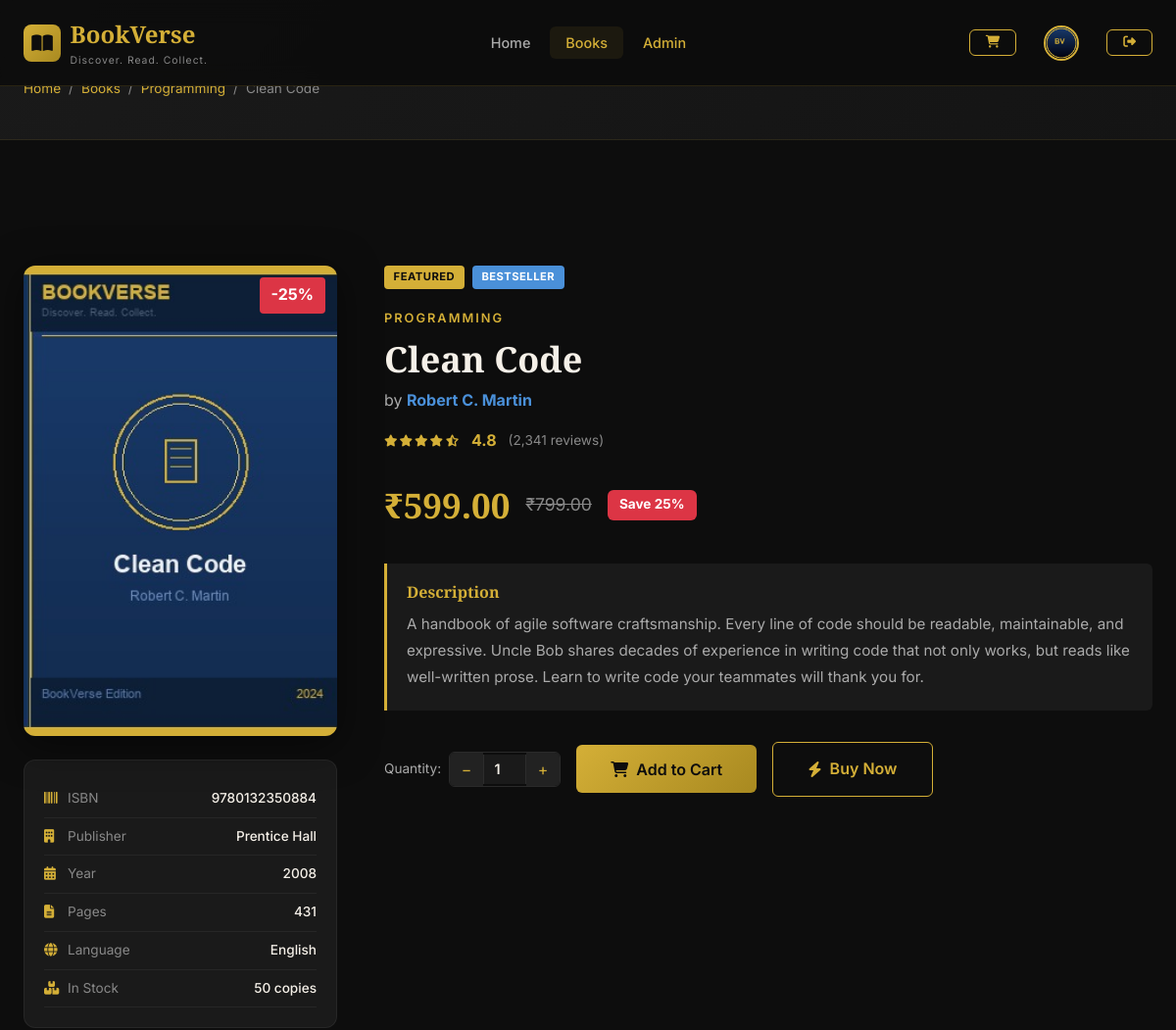
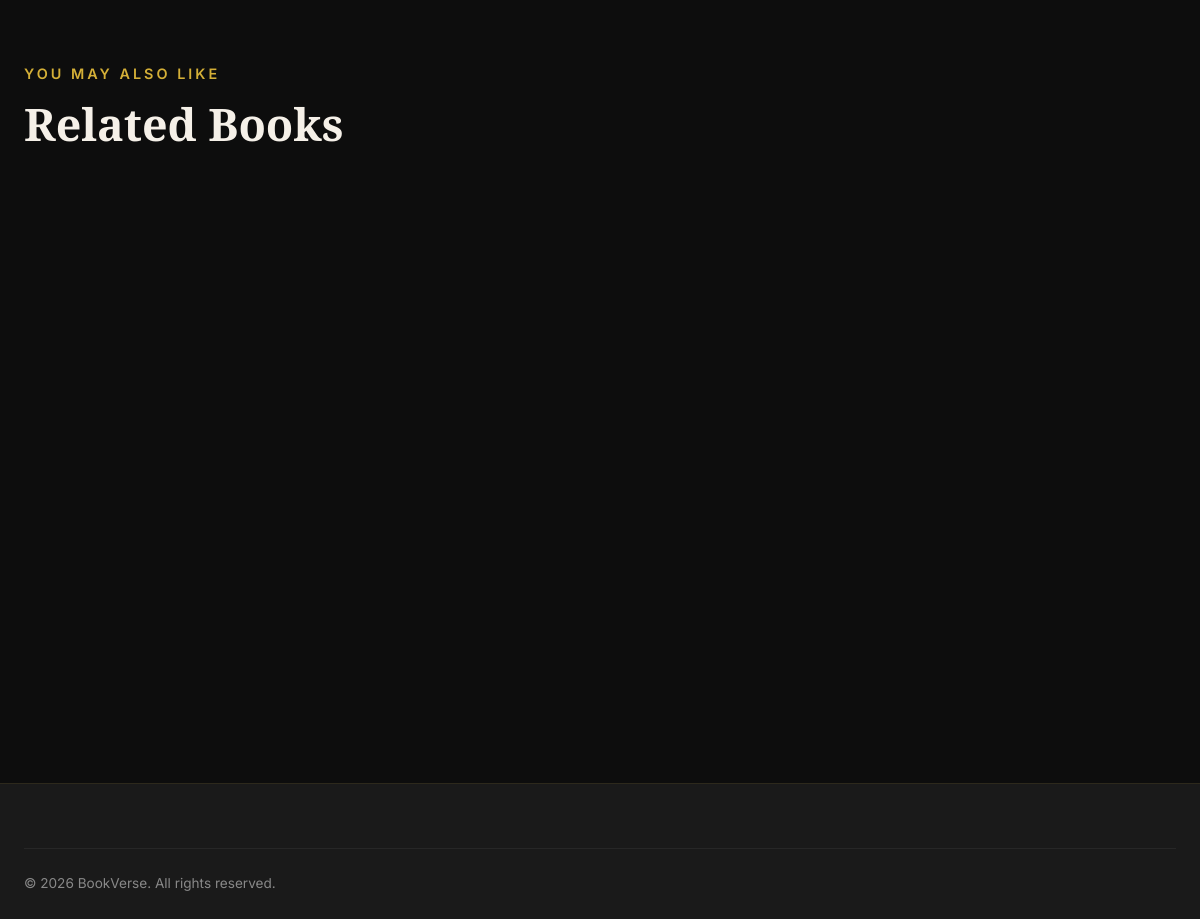
The page /book_details.php?id=1 (signed in) on the database its author committed (2 pictures, top to bottom).
### tables this page shows
CREATE TABLE IF NOT EXISTS books (
    id INT AUTO_INCREMENT PRIMARY KEY,
    title VARCHAR(255) NOT NULL,
    author VARCHAR(150) NOT NULL,
    category VARCHAR(100) NOT NULL,
    description TEXT,
    price DECIMAL(10,2) NOT NULL,
    original_price DECIMAL(10,2),
    stock INT DEFAULT 0,
    cover_image VARCHAR(255) DEFAULT 'default_book.jpg',
    rating DECIMAL(2,1) DEFAULT 0.0,
    total_reviews INT DEFAULT 0,
    isbn VARCHAR(20),
    publisher VARCHAR(150),
    publish_year YEAR,
    pages INT,
    language VARCHAR(50) DEFAULT 'English',
    is_featured TINYINT(1) DEFAULT 0,
    is_bestseller TINYINT(1) DEFAULT 0,
    is_new_arrival TINYINT(1) DEFAULT 0,
    created_at TIMESTAMP DEFAULT CURRENT_TIMESTAMP,
    updated_at TIMESTAMP DEFAULT CURRENT_TIMESTAMP ON UPDATE CURRENT_TIMESTAMP
);

### includes/auth.php (called while the page is built, shortened)
<?php
function isLoggedIn() {
    return isset($_SESSION['user_id']);
}
function isAdmin() {
    return isset($_SESSION['user_role']) && $_SESSION['user_role'] === 'admin';
}

### includes/functions.php (called while the page is built, shortened)
<?php
require_once __DIR__ . '/db.php';
function getBooks($filter = [], $limit = null, $offset = 0) {
    global $conn;
    $where = [];
    $params = [];
    $types = '';
    if (!empty($filter['category'])) {
        $where[] = "category = ?";
        $params[] = $filter['category'];
        $types .= 's';
    }
    $sql = "SELECT * FROM books";
    if (!empty($where)) {
        $sql .= " WHERE " . implode(" AND ", $where);
    }
    $sql .= " ORDER BY created_at DESC";
    if ($limit !== null) {
        $sql .= " LIMIT ? OFFSET ?";
        $params[] = $limit;
        $params[] = $offset;
        $types .= 'ii';
    }
    $stmt = $conn->prepare($sql);
    if (!empty($params)) {
        $stmt->bind_param($types, ...$params);
    }
    $stmt->execute();
    $result = $stmt->get_result();
    $books = $result->fetch_all(MYSQLI_ASSOC);
    return $books;
}
function getBookById($id) {
    global $conn;
    $stmt = $conn->prepare("SELECT * FROM books WHERE id = ?");
    $stmt->bind_param("i", $id);
    $stmt->execute();
    $result = $stmt->get_result();
    $book = $result->fetch_assoc();
    return $book;
}

### book_details.php (the view, shortened to what this page needs)
<?php
require_once 'includes/auth.php';
require_once 'includes/functions.php';
$id   = intval($_GET['id'] ?? 0);
$book = $id ? getBookById($id) : null;
$discount    = ($book['original_price'] > $book['price'])
    ? round((($book['original_price'] - $book['price']) / $book['original_price']) * 100) : 0;
$related = getBooks(['category' => $book['category']], 4);
$related = array_filter($related, fn($b) => $b['id'] != $book['id']);
?>
<!DOCTYPE html>
<html lang="en">
<head>
  <link rel="stylesheet" href="assets/css/style.css">
  <link rel="stylesheet" href="https://cdnjs.cloudflare.com/ajax/libs/font-awesome/6.4.0/css/all.min.css">
</head>
<body>
<nav class="navbar" id="navbar">
  <div class="nav-container">
    <a href="index.php" class="nav-logo">
      <div class="logo-icon"><i class="fas fa-book-open"></i></div>
      <div><span class="logo-text">BookVerse</span><span class="logo-tag">Discover. Read. Collect.</span></div>
    </a>
    <ul class="nav-menu" id="navMenu">
      <li><a href="index.php" class="nav-link">Home</a></li>
      <li><a href="books.php" class="nav-link active">Books</a></li>
      <?php if (isAdmin()): ?><li><a href="admin.php" class="nav-link text-gold">Admin</a></li><?php endif; ?>
    </ul>
    <div class="nav-actions">
      <a href="cart.php" class="btn btn-outline btn-sm cart-badge">
        <i class="fas fa-shopping-cart"></i>
      </a>
      <?php if (isLoggedIn()): ?>
        <a href="profile.php" class="nav-link"><img src="uploads/<?= htmlspecialchars($_SESSION['user_picture'] ?? 'default.png') ?>" class="nav-avatar" onerror="this.src='assets/images/default_avatar.png'"></a>
        <a href="logout.php" class="btn btn-outline btn-sm"><i class="fas fa-sign-out-alt"></i></a>
      <?php else: ?>
        <a href="login.php" class="btn btn-outline btn-sm">Login</a>
        <a href="register.php" class="btn btn-gold btn-sm">Sign Up</a>
      <?php endif; ?>
    </div>
  </div>
</nav>
<div class="page-header">
  <div class="container">
    <div class="breadcrumb">
      <a href="index.php">Home</a><span class="sep">/</span>
      <a href="books.php">Books</a><span class="sep">/</span>
      <a href="books.php?category=<?= urlencode($book['category']) ?>"><?= htmlspecialchars($book['category']) ?></a><span class="sep">/</span>
      <span><?= htmlspecialchars($book['title']) ?></span>
    </div>
  </div>
</div>
<section class="section">
  <div class="container">
    <div style="display:grid;grid-template-columns:320px 1fr;gap:3rem;align-items:start;">
      <div>
        <div style="border-radius:var(--radius-md);overflow:hidden;box-shadow:var(--shadow-lg);position:relative;">
          <img src="assets/images/books/<?= htmlspecialchars($book['cover_image']) ?>"
               alt="<?= htmlspecialchars($book['title']) ?>"
               style="width:100%;aspect-ratio:2/3;object-fit:cover;"
               onerror="this.src='assets/images/default_book.jpg'">
          <?php if ($discount > 0): ?>
            <div class="book-discount" style="font-size:1rem;padding:0.35rem 0.75rem;">-<?= $discount ?>%</div>
          <?php endif; ?>
        </div>
        <div style="background:var(--dark-3);border:1px solid rgba(255,255,255,0.06);border-radius:var(--radius-md);padding:1.25rem;margin-top:1.5rem;">
          <?php
          $meta = [
            ['icon'=>'fa-barcode',         'label'=>'ISBN',      'val'=>$book['isbn'] ?? 'N/A'],
            ['icon'=>'fa-building',        'label'=>'Publisher', 'val'=>$book['publisher'] ?? 'N/A'],
            ['icon'=>'fa-calendar-alt',    'label'=>'Year',      'val'=>$book['publish_year'] ?? 'N/A'],
            ['icon'=>'fa-file-alt',        'label'=>'Pages',     'val'=>$book['pages'] ?? 'N/A'],
            ['icon'=>'fa-globe',           'label'=>'Language',  'val'=>$book['language'] ?? 'English'],
            ['icon'=>'fa-boxes',           'label'=>'In Stock',  'val'=>$book['stock'] > 0 ? $book['stock'] . ' copies' : 'Out of stock'],
          ];
          foreach ($meta as $m): ?>
          <div style="display:flex;justify-content:space-between;padding:0.5rem 0;border-bottom:1px solid rgba(255,255,255,0.05);font-size:0.85rem;">
            <span style="color:var(--gray);display:flex;align-items:center;gap:0.5rem;">
              <i class="fas <?= $m['icon'] ?>" style="color:var(--gold);width:16px;"></i>
              <?= $m['label'] ?>
            </span>
            <span style="color:var(--off-white);font-weight:500;"><?= htmlspecialchars($m['val']) ?></span>
          </div>
          <?php endforeach; ?>
        </div>
      </div>
      <div>
        <div style="display:flex;gap:0.5rem;margin-bottom:1rem;flex-wrap:wrap;">
          <?php if ($book['is_featured']):   ?><span class="badge-tag badge-featured">Featured</span><?php endif; ?>
          <?php if ($book['is_bestseller']): ?><span class="badge-tag badge-bestseller">Bestseller</span><?php endif; ?>
        </div>
        <span style="font-size:0.8rem;color:var(--gold);text-transform:uppercase;letter-spacing:2px;font-weight:600;">
          <?= htmlspecialchars($book['category']) ?>
        </span>
        <h1 style="font-family:var(--font-heading);font-size:clamp(1.6rem,3vw,2.5rem);margin:0.5rem 0;">
          <?= htmlspecialchars($book['title']) ?>
        </h1>
        <p style="color:var(--gray-light);font-size:1rem;margin-bottom:1rem;">
          by <strong style="color:var(--blue-bright);"><?= htmlspecialchars($book['author']) ?></strong>
        </p>
        <div style="display:flex;align-items:center;gap:0.75rem;margin-bottom:1.5rem;">
          <div class="stars" style="font-size:1rem;">
            <?php $r = floatval($book['rating']); for ($i=1;$i<=5;$i++): ?>
              <?php if ($i<=floor($r)): ?><i class="fas fa-star" style="color:var(--gold)"></i>
              <?php elseif ($i-0.5<=$r): ?><i class="fas fa-star-half-alt" style="color:var(--gold)"></i>
              <?php else: ?><i class="far fa-star" style="color:var(--gold)"></i>
              <?php endif; ?>
            <?php endfor; ?>
          </div>
          <span style="font-size:1rem;font-weight:700;color:var(--gold);"><?= $book['rating'] ?></span>
          <span style="color:var(--gray);font-size:0.85rem;">(<?= number_format($book['total_reviews']) ?> reviews)</span>
        </div>
        <div style="display:flex;align-items:center;gap:1rem;margin-bottom:2rem;">
          <span style="font-family:var(--font-heading);font-size:2.2rem;font-weight:700;color:var(--gold);">
            ₹<?= number_format($book['price'], 2) ?>
          </span>
          <?php if ($book['original_price'] > $book['price']): ?>
            <span style="font-size:1.1rem;color:var(--gray);text-decoration:line-through;">
              ₹<?= number_format($book['original_price'], 2) ?>
            </span>
            <span style="background:var(--danger);color:var(--white);padding:0.3rem 0.75rem;border-radius:6px;font-size:0.85rem;font-weight:700;">
              Save <?= $discount ?>%
            </span>
          <?php endif; ?>
        </div>
        <div style="background:var(--dark-3);border-left:3px solid var(--gold);padding:1.25rem;border-radius:0 var(--radius-sm) var(--radius-sm) 0;margin-bottom:2rem;">
          <h3 style="font-size:1rem;margin-bottom:0.5rem;color:var(--gold);">Description</h3>
          <p style="color:var(--gray-light);line-height:1.8;font-size:0.95rem;">
            <?= nl2br(htmlspecialchars($book['description'])) ?>
          </p>
        </div>
        <?php if ($book['stock'] > 0): ?>
          <form method="POST" style="display:flex;gap:1rem;align-items:center;flex-wrap:wrap;">
            <div style="display:flex;align-items:center;gap:0.5rem;">
              <label style="font-size:0.85rem;color:var(--gray-light);">Quantity:</label>
              <div class="qty-control">
                <button type="button" class="qty-btn minus" onclick="changeQty(-1)">−</button>
                <input type="number" name="quantity" id="qtyInput" class="qty-val" value="1" min="1" max="<?= $book['stock'] ?>">
                <button type="button" class="qty-btn plus" onclick="changeQty(1)">+</button>
              </div>
            </div>
            <button type="submit" name="add_to_cart" class="btn btn-gold btn-lg">
              <i class="fas fa-shopping-cart"></i> Add to Cart
            </button>
            <a href="cart.php" class="btn btn-outline btn-lg">
              <i class="fas fa-bolt"></i> Buy Now
            </a>
          </form>
        <?php else: ?>
          <div class="alert alert-warning" style="display:inline-flex;">
            <i class="fas fa-exclamation-triangle"></i> Currently out of stock
          </div>
        <?php endif; ?>
      </div>
    </div>
    <?php if (!empty($related)): ?>
    <div style="margin-top:4rem;">
      <div class="section-header">
        <p class="section-subtitle">You May Also Like</p>
        <h2 class="section-title">Related Books</h2>
      </div>
      <div class="books-grid">
      </div>
    </div>
    <?php endif; ?>
  </div>
</section>
<footer class="footer">
  <div class="container">
    <div class="footer-bottom">
      <p class="footer-copy">&copy; <?= date('Y') ?> BookVerse. All rights reserved.</p>
    </div>
  </div>
</footer>
</body>
</html>

### rows shown on the page
books: category "Programming", title "Clean Code", cover_image (picture), discount "25", category "PROGRAMMING", author "Robert C. Martin", rating "4.8", total_reviews "2,341", price "599.00", original_price "799.00", description "A handbook of agile software craftsmanship. Every line of code should be readable, maintainable, and expressive. Uncle Bob shares decades of experience in writing code that not only works, but reads like well-written prose. Learn to write code your teammates will thank you for."

### other values the page prints
$m['label'] "ISBN"
$m['val'] "9780132350884"
$m['label'] "Publisher"
$m['val'] "Prentice Hall"
$m['label'] "Year"
$m['val'] "2008"
$m['label'] "Pages"
$m['val'] "431"
$m['label'] "Language"
$m['val'] "English"
$m['label'] "In Stock"
$m['val'] "50 copies"
